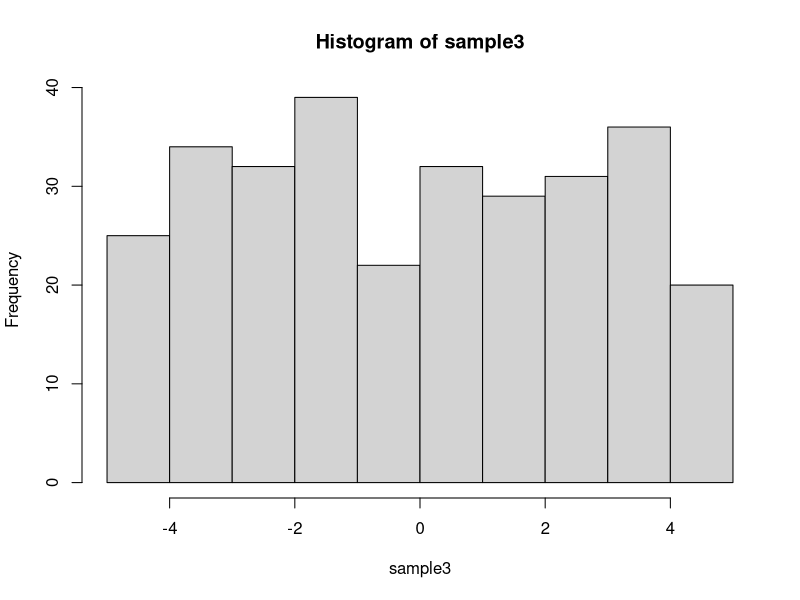
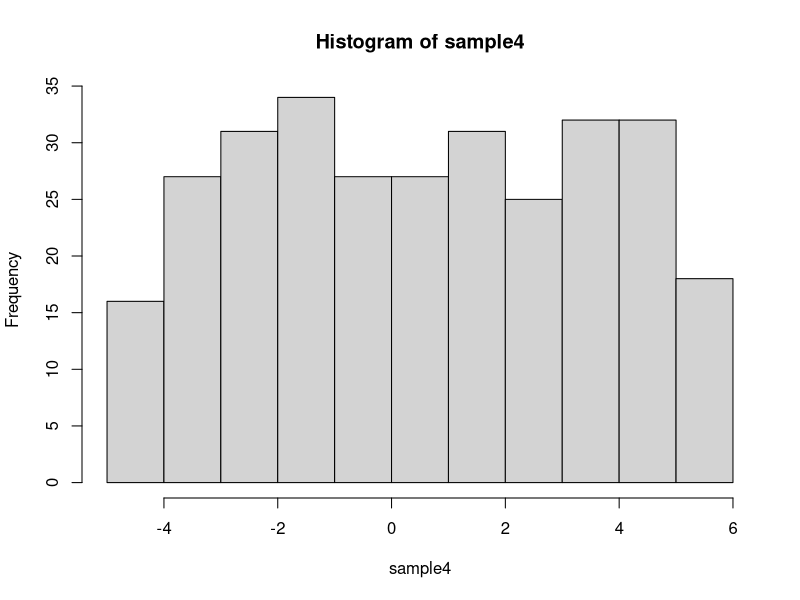
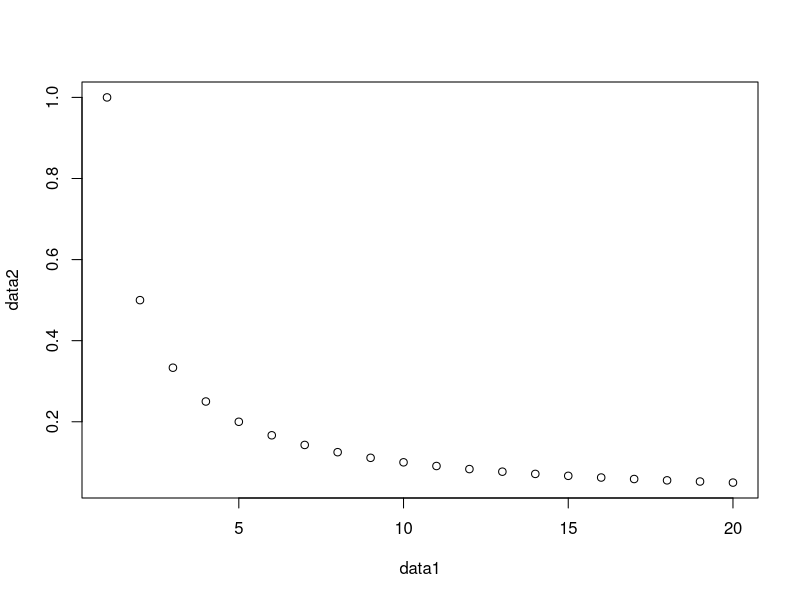

These charts were generated, in order, by the following R code:
## ---- chunk 1
before <- c(5,100,2000,20,1000)
after <- c(8,98,2200,16,900)

#a paired t-test returns the following result
t.test(before,after, paired=T, equal.var=T)

#We can implement a sign test ourselves by:
#1. calculate the difference 
diff <- after-before
#2 count how many are +ve (greater than zero)
sum(diff>0) #there are two + values of 5 total
#Compute the probability of getting two or less values greater than zero from 5 "trials" (one side) or two or less values less than zero from 5 "trials" if the null hypothesis is true (i.e. eqal probability of getting + or - ; p=0.5).
binom.test(2,5,0.5, alternative="two.sided") #p-value=1 
## ---- chunk 2
wilcox.test(before,after, paired=T) #also returns a p-value of 1
## ---- chunk 3
set.seed(1)
before1 <- runif(300, min=-0.5,max=0.5)
set.seed(2)
after1 <- runif(300,min=-0.45,max=0.55)

diff1 <- after1-before1
sum(diff1<0) #number of values out of 300 that are below zero (-ve)
binom.test(sum(diff1<0),300,0.5, alternative="two.sided") #binomial test 


wilcox.test(before1,after1, paired=T) #p-value is not 1
t.test(before1,after1, paired=T) #compare result with the parametric t test.

## ---- chunk 4

sample1 <- c(1.5,5,20,30)
sample2 <- c(2.5,4,19,29,32)

wilcox.test(sample2,sample1)
## ---- chunk 5
set.seed(3)
sample3 <- runif(300, min=-5,max=5)
set.seed(4)
sample4 <- runif(300,min=-4.5,max=5.5)

#the samples are not very normal
hist(sample3)
hist(sample4)

#let's check the means
mean(sample3)
mean(sample4)

wilcox.test(sample3,sample4, paired=F) #p-value is not 1
t.test(sample3,sample4) #compare result with the parametric t test
## ---- chunk 6
tumor.grade <- c(1,2,2,3,3,4,5,5)
gene.expression <- c(20,20,30,40,50,40,40,50)

cor.test(tumor.grade,gene.expression) #pearson linear correlation by default

cor.test(tumor.grade,gene.expression, method="spearman") #pearson linear correlation by default
## ---- chunk 7

data1 <- 1:20
data2 <- 1/data1
plot(data1,data2)

cor.test(data1,data2,method="pearson") # = -0.707623
cor.test(data1,data2,method="spearman") # = -1
